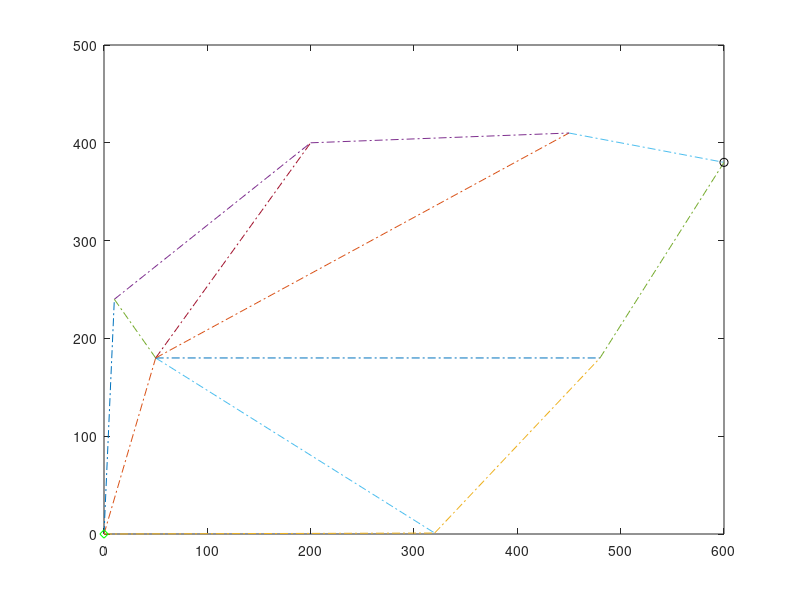

Recreate this plot in MATLAB. (Note: this script raises an error after producing the figure.)
% Reiniciar variables y cerrar 
clc; close all; clear all;

puntos = [0,0;10,240;50,180;320,1;200,400;480,180;450,410;600,380];
rutas = [1,2;1,3;1,4;2,5;2,3;3,4;3,5;3,6;3,7;4,6;5,7;6,8;7,8];
n = size(rutas,1);
distancias = zeros(n,1);
feromonas = 0.1*ones(n,1);
probabilidades = zeros(n,1);

% Generar rutas, medir distancias y calcular visibilidad
figure
for i = 1:n
    distancias(i) = norm(puntos(rutas(i,1),:)-puntos(rutas(i,2),:));
    plot([puntos(rutas(i,1),1),puntos(rutas(i,2),1)],[puntos(rutas(i,1),2),puntos(rutas(i,2),2)],'-.'), hold on
end
visibilidad = 1./distancias;

% Problema
inicio = 1;
target = 8;
plot(puntos(inicio,1),puntos(inicio,2),'gd')
plot(puntos(target,1),puntos(target,2),'ko')

% Iniciar hormigas Ants = {camino1;camino2;...} y rutas posibles
noAnts = 1;
Ants = cell(noAnts,1);
mejorCosto = Inf;
mejorCamino = [];
epocas = 100;
for k = 1:epocas
    for i = 1:noAnts
        Ants{i} = inicio;
    end
    pNum = feromonas.*visibilidad;
    while true
        fin = 0;
        for i = 1:noAnts
            if (Ants{i}(end) == target)
                fin = fin + 1;
            else
                if(length(Ants{i}) == 1)
                    rutasP = rutasPosibles(Ants{i},0,rutas);
                else
                    rutasP = rutasPosibles(Ants{i}(end),Ants{i}(end-1),rutas);
                end
                pDen = sum(pNum(rutasP));
                p = pNum./pDen;
                p = p(rutasP); % Probabilidades
                decision = rand;
                for j = 1:length(p)
                    if(decision<=sum(p(1:j)))
                        sig = rutas(rutasP(j),:);
                        sig = sig(sig ~= Ants{i}(end));
                        Ants{i} = [Ants{i},sig]; % Mover a ruta
                        break;
                    end
                end
            end
        end
        if (fin == noAnts), break, end
    end
    feromonas = 0.95.*feromonas; % Evaporacion
    for i = 1:noAnts
        costo = 0;
        for j = 2:length(Ants{i})
            for l = 1:n
                if(sum(rutas(l,:) == sort(Ants{i}(j-1:j)))==2)
                    costo = costo + distancias(l);
                    break;
                end
            end
        end
        if(costo<mejorCosto)
            mejorCosto = costo;
            mejorCamino = Ants{i};
        end
        for j = 2:length(Ants{i})
            for l = 1:n
                if(sum(rutas(l,:) == sort(Ants{i}(j-1:j)))==2)
                    feromonas(l) = feromonas(l) + 1/costo; % Actualizar feromona
                    break;
                end
            end
        end
    end
    disp(['Progreso: ',num2str(100*k/epocas),'%'])
    [rutas,feromonas]
end

disp('*********************************************************')
disp(['El mejor camino es: ',num2str(mejorCamino),'.'])

for i = 1:length(mejorCamino)-1    
    plot([puntos(mejorCamino(i),1),puntos(mejorCamino(i+1),1)],[puntos(mejorCamino(i),2),puntos(mejorCamino(i+1),2)],'r')
end
